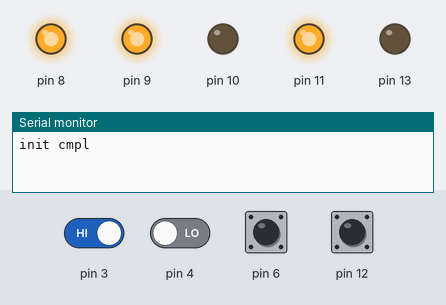
Bench run of a sketch on a simulated Arduino Uno, built with avr-gcc and run on an emulated ATmega328P. Shown: output pins drawn as LEDs (lit = HIGH), the last lines printed to the serial monitor. The test bench sets the inputs (shaded band); at power-on: pin 3, pin 6, pin 12 HIGH, pin 4 LOW.

Above: at 1.2 s.
1.3 s: pin 12 pulled LOW for 0.15 s
At 2.0 s:
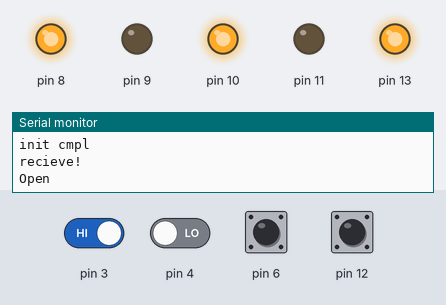
2.9 s: pin 4 driven HIGH
At 3.8 s:
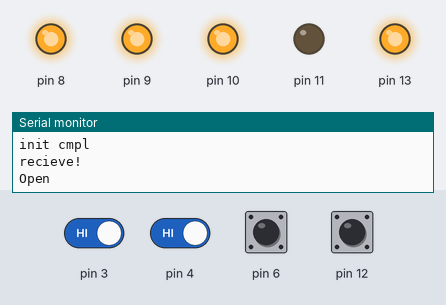
5.9 s: pin 12 pulled LOW for 3.2 s
10.6 s: pin 3 driven LOW and pin 12 driven LOW
13.6 s: pin 4 driven LOW
At 14.6 s:
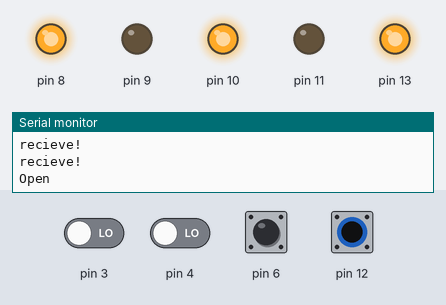
15.1 s: pin 4 driven HIGH and pin 12 driven HIGH
At 19.9 s:
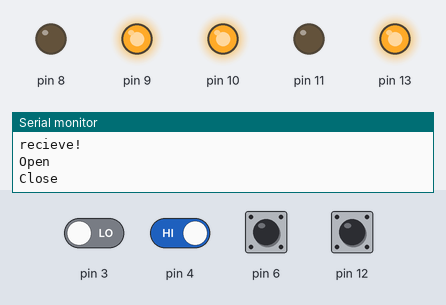
Timing chart, 0 to 20.6 s (numbered marks = the images above; inputs shaded):
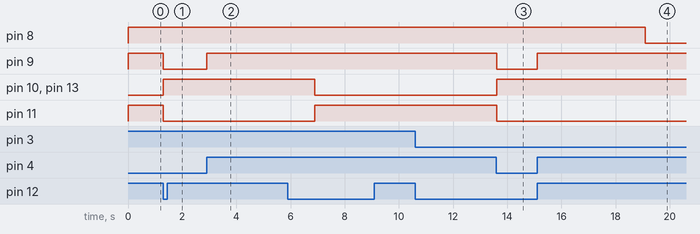

Measured:
- after the input at 1.3 s, pin 9, pin 11: HIGH → LOW at once; pin 10, pin 13: LOW → HIGH at once
- after the input at 2.9 s, pin 9: LOW → HIGH at once
- after the input at 13.6 s, pin 9, pin 11: HIGH → LOW at once; pin 10, pin 13: LOW → HIGH at once
- after the input at 15.1 s, pin 8: HIGH → LOW after 4.0 s; pin 9: LOW → HIGH at once

The sketch:

gate_Opener.ino
```cpp
void setup() {
  Serial.begin(9600);
  pinMode(8, OUTPUT);
  pinMode(9, OUTPUT);
  pinMode(6, INPUT_PULLUP);
  pinMode(3, INPUT);
  pinMode(4, INPUT);
  pinMode(10, OUTPUT);
  pinMode(11, OUTPUT);
  pinMode(12, INPUT_PULLUP);

  pinMode(13, OUTPUT);
  digitalWrite(9, HIGH);
  digitalWrite(8, HIGH);
  digitalWrite(10, HIGH);
  digitalWrite(11, HIGH);
  if (!digitalRead(3)) {
    Serial.print("Close");
    digitalWrite(8, LOW);
    while (!digitalRead(3)) {}
    digitalWrite(8, HIGH);
  }

  Serial.println("init cmpl");
}
void loop() {

  digitalWrite(10, LOW);
  digitalWrite(11, HIGH);
  if (!digitalRead(12)) {
    Serial.println("recieve!");
    if (!digitalRead(4)) {
      Serial.println("Open");
      digitalWrite(9, LOW);
      digitalWrite(10, HIGH);
      digitalWrite(11, LOW);
      digitalWrite(13, HIGH);
      while (!digitalRead(4)) {}
      digitalWrite(9, HIGH);
      delay(2000);
      while(digitalRead(6)==LOW){}
      delay(2000);
        Serial.print("Close");
        digitalWrite(8, LOW);


      while (!digitalRead(3)) {}
      digitalWrite(8, HIGH);
    }
  }

  digitalWrite(13, LOW);

}
```
